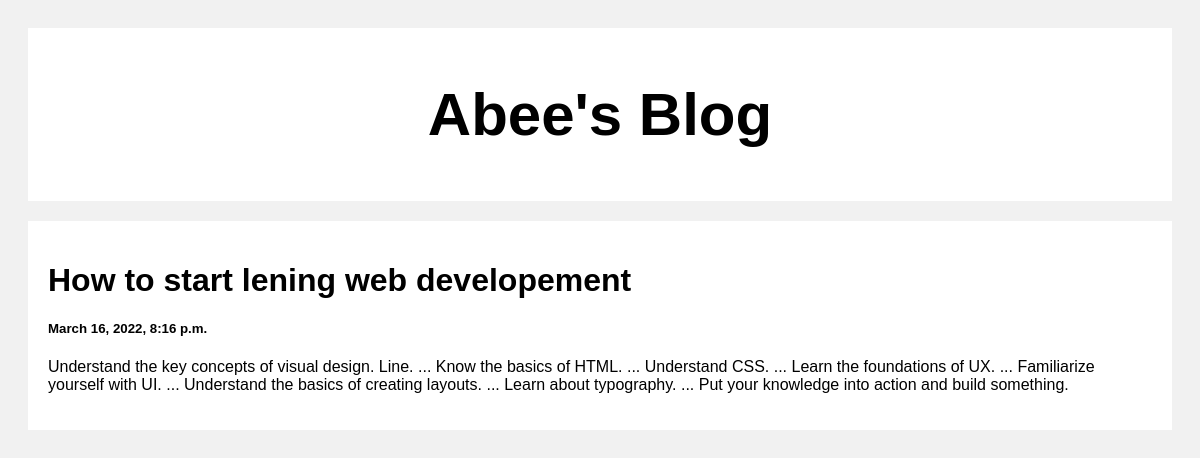
Screenshot of /post/2 with the database file from the repository.
### posts/models.py (models this page shows, shortened)
class Posts(models.Model):
    title = models.CharField(max_length=100)
    body = models.CharField(max_length=100000)
    created_at = models.DateTimeField(default=datetime.now, blank=True)

### posts/views.py (the view)
# urls.py: path('post/<str:pk>',views.post,name='post'),
def post(request, pk):
    posts = Posts.objects.get(id = pk)
    return render(request,'post.html', {'posts': posts})

### templates/post.html (shortened to what this page needs)
<!DOCTYPE html>
<html>
<head>
</head>
<body>
<div class="header">
  <h2>Abee's Blog</h2>
</div>
<div class="row">
  <div class="leftcolumn">
    <div class="card">
        <h1>{{posts.title}}</h1>
        <h5>{{posts.created_at}}</h5>
        <p>{{posts.body}}</p>
    </div>
  </div>
</div>
</body>
</html>

### templates/post.html (style rules this page uses)
* { box-sizing: border-box; }
body { font-family: Arial; padding: 20px; background: #f1f1f1; }
.header { padding: 2px; font-size: 40px; text-align: center; background: white; }
.leftcolumn { float: left; width: 100%; }
.card { background-color: white; padding: 20px; margin-top: 20px; }
.row:after { content: ""; display: table; clear: both; }

### rows the page displays
Posts: title "How to start lening web developement", created_at "March 16, 2022, 8:16 p.m.", body "Understand the key concepts of visual design. Line. ... Know the basics of HTML. ... Understand CSS. ... Learn the foundations of UX. ... Familiarize yourself with UI. ... Understand the basics of creating layouts. ... Learn about typography. ... Put your knowledge into action and build something."
